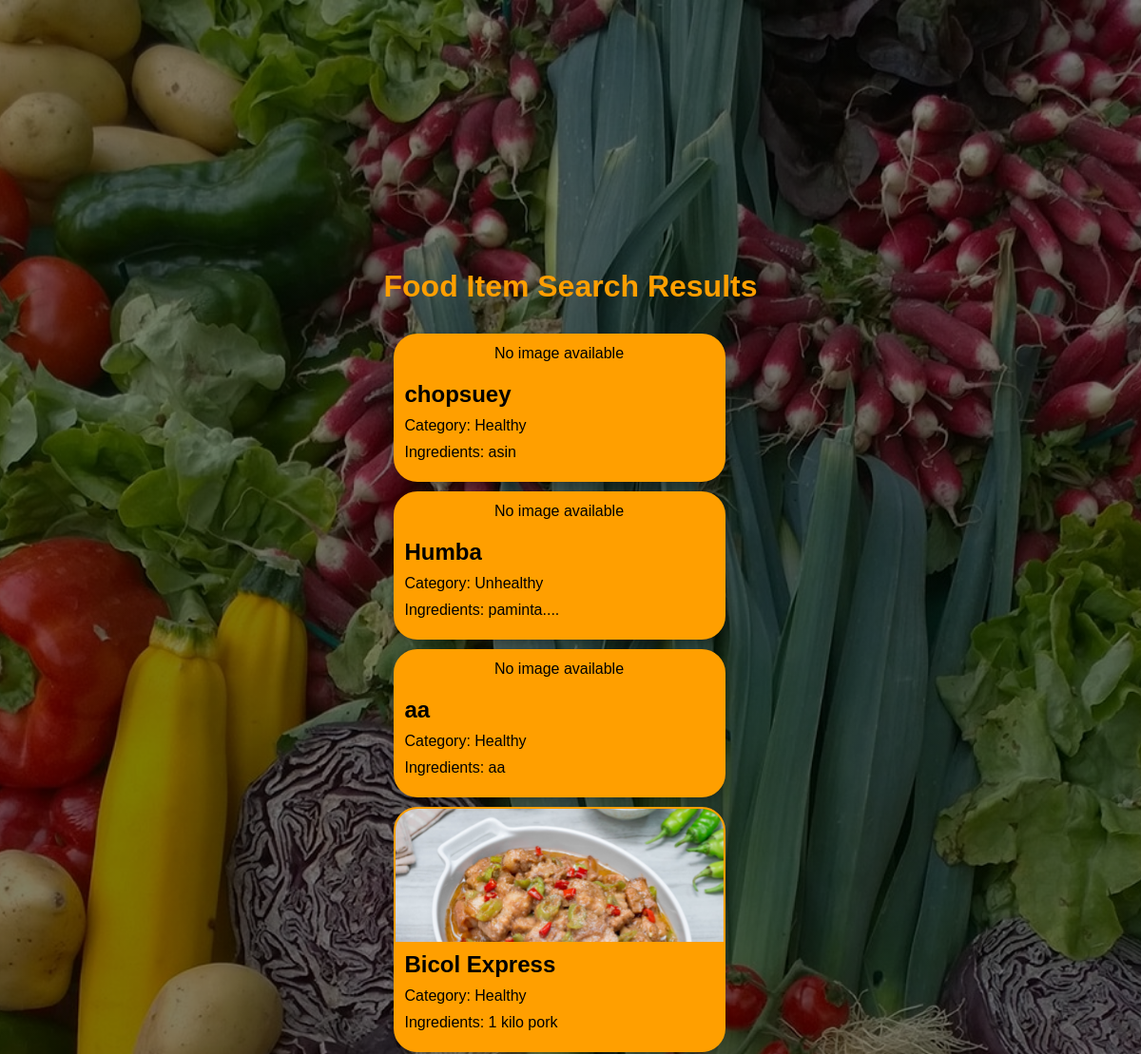
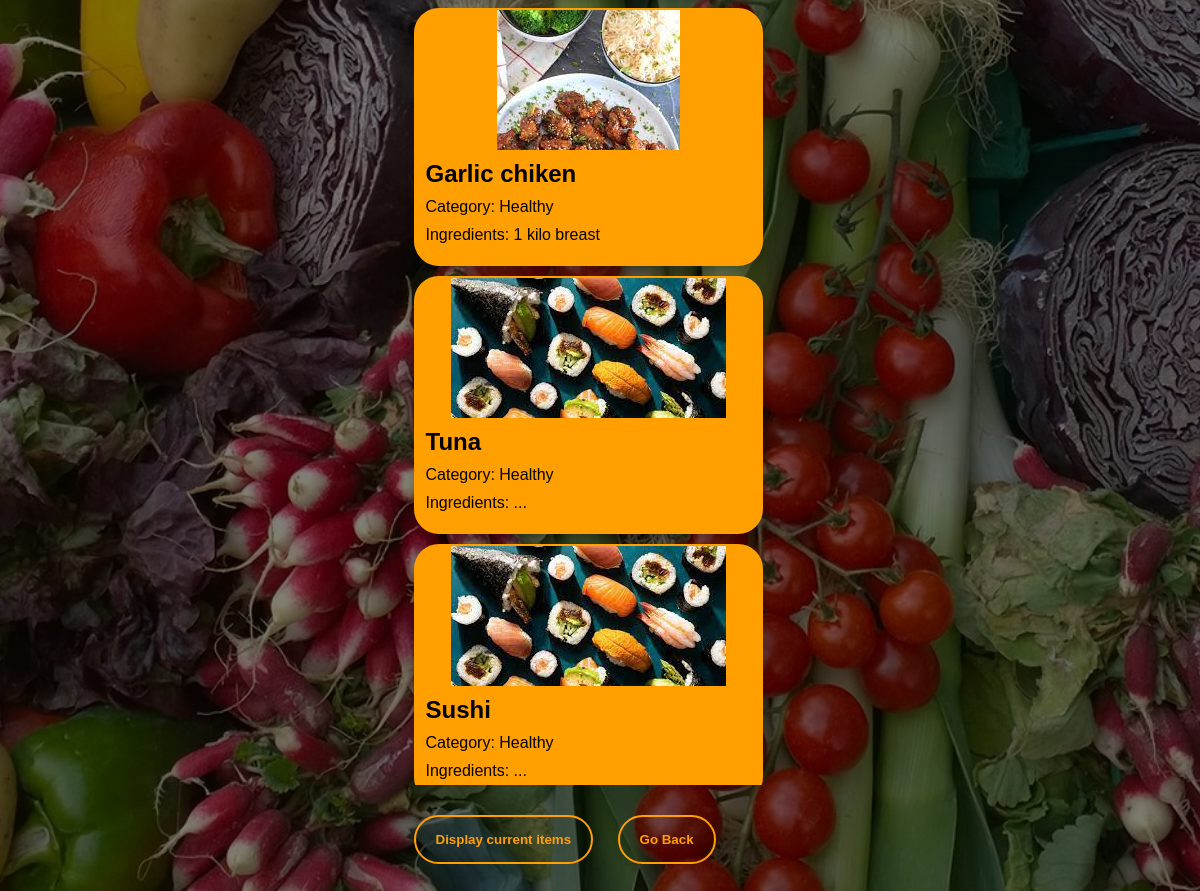
/foodItemSearchResults/, run on the app's committed database (2 pictures, top to bottom).
### members/models.py (models this page shows, shortened)
class FoodItem(models.Model):
    name = models.CharField(max_length=255)
    ingredients = models.TextField()
    category = models.CharField(max_length=255, default="Uncategorized")  # Add a default value
    image = models.ImageField(upload_to='img/', default='', blank=False, null=False)
    description = models.TextField(default="No Description")  # Add a description field

### members/views.py (the view)
# urls.py: path('foodItemSearchResults/', views.food_item_search_results, name='food_item_search_results'),
def food_item_search_results(request):
    search_query = request.GET.get('search_query', '')
    filter_category = request.GET.get('filter_category', 'all')
    if search_query:
        base_query = Q(name__icontains=search_query) | Q(ingredients__icontains=search_query)
        if filter_category == 'all':
            results = FoodItem.objects.filter(base_query)
        elif filter_category == 'healthy':
            results = FoodItem.objects.filter(base_query, category='Healthy')
        elif filter_category == 'unhealthy':
            results = FoodItem.objects.filter(base_query, category='Unhealthy')
    else:
        if filter_category == 'all':
            results = FoodItem.objects.all()
        elif filter_category == 'healthy':
            results = FoodItem.objects.filter(category='Healthy')
        elif filter_category == 'unhealthy':
            results = FoodItem.objects.filter(category='Unhealthy')
    return render(request, 'foodItemSearchResults.html', {'results': results, 'search_query': search_query})

### members/templates/foodItemSearchResults.html (shortened to what this page needs)
{% load static %}
<!DOCTYPE html>
<html lang="en">
<head>
    <link rel="stylesheet" type="text/css" href="{% static 'foodItemCards.css' %}">
</head>
<body>
    <div class="content">
        <h1>Food Item Search Results</h1>
        <div class="card-container">
            {% if results %}
                {% for item in results %}
                    <a href="{% url 'item_page' item.id %}" style="text-decoration: none; color: inherit;">
                        <div class="card">
                            <div class="card-image">
                                {% if item.image %}
                                    <img src="{{ item.image.url }}" alt="{{ item.name }}">
                                {% else %}
                                    <p>No image available</p>
                                {% endif %}
                            </div>
                            <div class="card-details">
                                <h2>{{ item.name }}</h2>
                                <p>Category: {{ item.category }}</p>
                                <p>Ingredients: {{ item.ingredients }}</p>
                            </div>
                        </div>
                    </a>
                {% endfor %}
            {% else %}
                <p>No results found.</p>
            {% endif %}
        </div>
        <div class="buttons">
            <a href="{% url 'display_food_items' %}"><button class="display-button">Display current items</button></a>
            <a href="{% url 'FoodPage' %}"><button class="food-button">Go Back</button></a>
        </div>
    </div>
</body>
</html>

### members/static/foodItemCards.css (style rules this page uses)
html { background-image: linear-gradient(rgba(0, 0, 0, 0.5), rgba(0, 0, 0, 0.5)), url("img/food2.jpg"); background-size: cover; background-repeat: no-repeat; background-position: center; height: 100%; font-family: 'Biome', sans-serif; }
body { display: flex; flex-direction: column; justify-content: center; align-items: center; height: 100vh; overflow: auto; font-family: 'Biome', sans-serif; }
.card { border: 2px solid #FF9F00; border-radius: 25px; margin: 10px; max-width: 345px; background-color: #FF9F00; box-shadow: 0 4px 8px 0 rgba(0, 0, 0, 0.2); overflow: hidden; }
.card-image { max-height: 140px; overflow: hidden; text-align: center; }
.card-image img { max-width: 100%; max-height: 100%; overflow: hidden; }
.card-details { padding: 10px; font-family: 'Biome', sans-serif; }
h1 { color: #FF9F00; text-align: center; }
h2 { font-size: 1.5rem; margin: 0; }
p { font-size: 1rem; margin: 10px 0; }
.card-container { max-height: 70vh; overflow-y: auto; }
.buttons .display-button, .buttons .food-button { width: auto; padding: 15px 20px; border-radius: 25px; font-weight: bold; border: 2px solid #FF9F00; background: transparent; color: #fff; cursor: pointer; position: relative; overflow: hidden; color: #FF9F00; }
.buttons .display-button, .buttons .food-button { margin-left: 10px; margin-right: 10px; }
.buttons { margin-top: 30px; }

### data on the page
FoodItem: image "No image available", name "chopsuey", category "Healthy", ingredients "asin"
FoodItem: image "No image available", name "Humba", category "Unhealthy", ingredients "paminta...."
FoodItem: image "No image available", name "aa", category "Healthy", ingredients "aa"
FoodItem: image (picture), name "Bicol Express", category "Healthy", ingredients "1 kilo pork"
FoodItem: image (picture), name "Garlic chiken", category "Healthy", ingredients "1 kilo breast"
FoodItem: image (picture), name "Tuna", category "Healthy", ingredients "..."
FoodItem: image (picture), name "Sushi", category "Healthy", ingredients "..."
